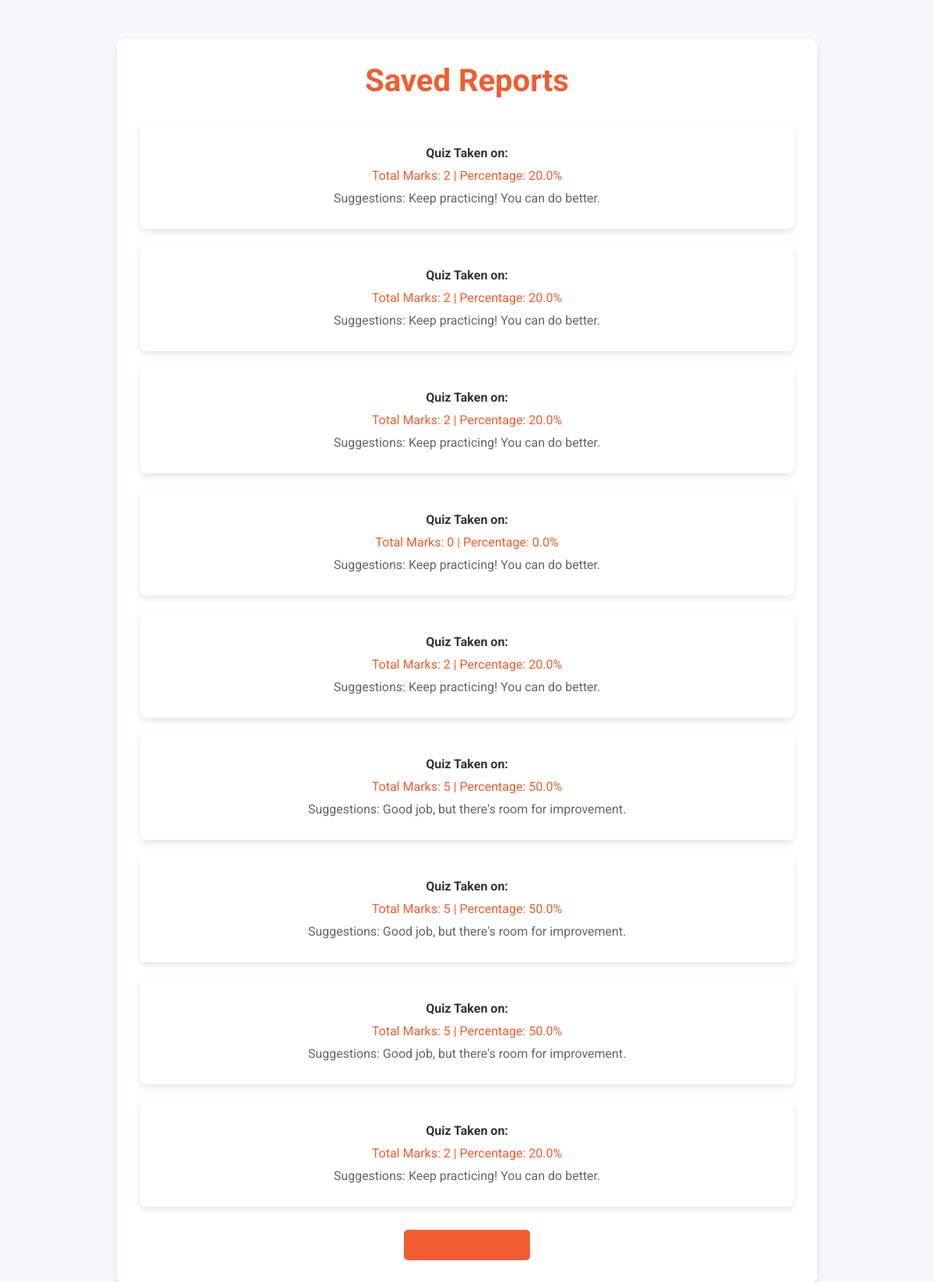
The app's page /reports/ (signed in) with its own data.
### quiz/models.py (models this page shows, shortened)
class Result(models.Model):
    candidate = models.ForeignKey(Candidate, on_delete=models.CASCADE)
    total_marks = models.IntegerField()
    percentage = models.FloatField()
    suggestions = models.TextField()

### quiz/views.py (the view)
# urls.py: path('reports/', views.saved_reports, name='saved_reports'),  # Saved reports page
def saved_reports(request):
    candidate_id = request.session.get('candidate_id')
    if not candidate_id:
        return redirect('base')
    results = Result.objects.filter(candidate_id=candidate_id)
    return render(request, 'quiz/saved_reports.html', {'results': results})

### quiz/templates/quiz/saved_reports.html (shortened to what this page needs)
<!DOCTYPE html>
<html lang="en">
<head>
    <link rel="stylesheet" href="https://cdnjs.cloudflare.com/ajax/libs/font-awesome/6.0.0-beta3/css/all.min.css">
</head>
<body>
    <div class="container">
        <h1>Saved Reports</h1>
        {% if results %}
        <div id="reports-list">
            {% for result in results %}
            <div class="report-item">
                <p class="date">Quiz Taken on: {{ result.created_at }}</p>
                <p class="marks">Total Marks: {{ result.total_marks }} | Percentage: {{ result.percentage }}%</p>
                <p>Suggestions: {{ result.suggestions }}</p>
            </div>
            {% endfor %}
        </div>
        {% else %}
        <p class="no-reports">No saved reports found.</p>
        {% endif %}
        <a href="{% url 'home' %}" class="btn-primary back-btn">
            <i class="fas fa-home"></i> Back to Home
        </a>
    </div>
</body>
</html>

### quiz/templates/quiz/saved_reports.html (style rules this page uses)
* { margin: 0; padding: 0; box-sizing: border-box; }
body { font-family: 'Roboto', sans-serif; background: #f4f7fc; color: #333; }
.container { max-width: 900px; margin: 50px auto; background: white; border-radius: 10px; box-shadow: 0 4px 6px rgba(0, 0, 0, 0.1); padding: 30px; text-align: center; }
h1 { color: #f15d30; margin-bottom: 30px; font-size: 2.5rem; }
.report-item { background: #fff; border-radius: 8px; box-shadow: 0 4px 10px rgba(0, 0, 0, 0.1); margin-bottom: 20px; padding: 20px; transition: transform 0.3s ease, box-shadow 0.3s ease; }
.report-item p { font-size: 1rem; margin: 10px 0; color: #666; }
.report-item .date { font-weight: bold; color: #333; }
.report-item .marks { color: #f15d30; }
.btn-primary { display: inline-block; margin-top: 30px; padding: 10px 20px; background-color: #f15d30; color: #fff; text-decoration: none; border-radius: 5px; font-weight: bold; font-size: 1rem; transition: background-color 0.3s ease; }
.back-btn { font-size: 1rem; color: #f15d30; text-decoration: none; display: inline-block; margin-top: 10px; border-radius: 5px; font-weight: 600; transition: color 0.3s ease; }

### records on screen
Result: total_marks "2", percentage "20.0", suggestions "Keep practicing! You can do better."
Result: total_marks "2", percentage "20.0", suggestions "Keep practicing! You can do better."
Result: total_marks "2", percentage "20.0", suggestions "Keep practicing! You can do better."
Result: total_marks "0", percentage "0.0", suggestions "Keep practicing! You can do better."
Result: total_marks "2", percentage "20.0", suggestions "Keep practicing! You can do better."
Result: total_marks "5", percentage "50.0", suggestions "Good job, but there's room for improvement."
Result: total_marks "5", percentage "50.0", suggestions "Good job, but there's room for improvement."
Result: total_marks "5", percentage "50.0", suggestions "Good job, but there's room for improvement."
Result: total_marks "2", percentage "20.0", suggestions "Keep practicing! You can do better."
